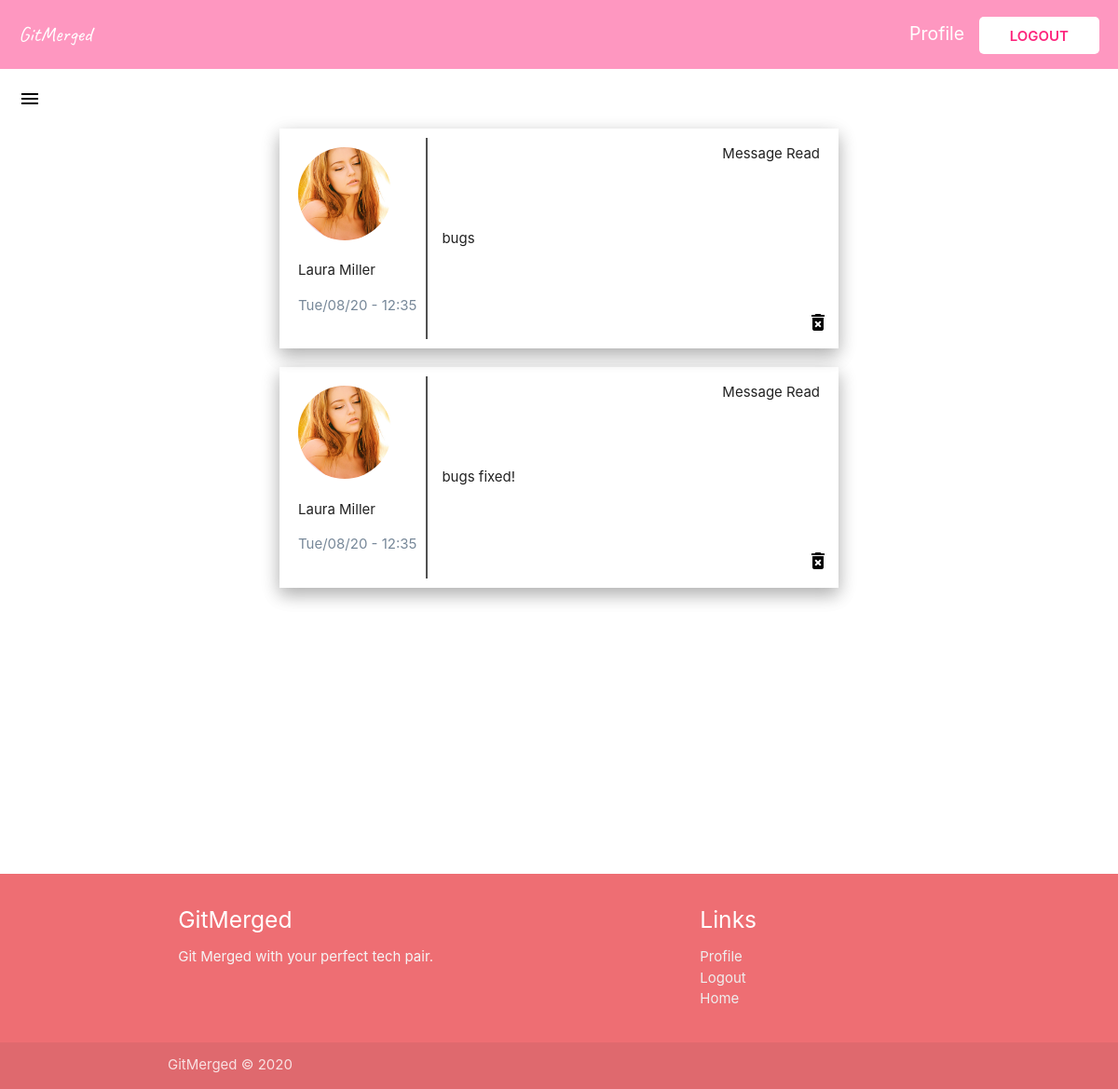
The page /view-messages/ (signed in) on the database its author committed.
### main/models.py (models this page shows, shortened)
class Message(models.Model):
    content = models.TextField()
    date_posted = models.DateTimeField(default=timezone.now)
    author = models.ForeignKey(
        User, on_delete=models.CASCADE, related_name="author")
    receiver = models.ForeignKey(
        User, on_delete=models.CASCADE, related_name="receiver", null=True)
    status = models.BooleanField(default=False)

### users/models.py (models this page shows, shortened)
class Profile(models.Model):
    TEXT_C = [
        ("Vim", "Vim"),
        ("EMACS", "EMACS")
    ]
    GENDER_C = [
        ("Male", "Male"),
        ("Female", "Female"),
        ("Other", "Other")
    ]
    OS_C = [
        ("Windows", "Windows"),
        ("Mac", "Mac"),
        ("Linux", "Linux")
    ]
    SPACES_C = [
        ("Tabs", "Tabs"),
        ("Spaces", "Spaces")
    ]
    user = models.OneToOneField(User, on_delete=models.CASCADE)
    full_name = models.CharField(max_length=100, null=True)
    age = models.IntegerField(null=True)
    gender = models.CharField(
        max_length=50, blank=True, null=True, choices=GENDER_C)
    profile_image = models.ImageField(
        upload_to='profile_pic', default="default.jpg", null=True, blank=True)
    bio = models.TextField(null=True)
    tech_stack = models.CharField(max_length=500, null=True)
    editor = models.CharField(
        max_length=5, choices=TEXT_C, default=None, null=True, blank=True)
    os = models.CharField(
        max_length=10, choices=OS_C, default=None, null=True, blank=True)
    spacing = models.CharField(
        max_length=10, choices=SPACES_C, default=None, null=True, blank=True)
    likeability = models.ManyToManyField(
        User, related_name="likes", blank=True)
    blocked_by = models.ManyToManyField(
        User, related_name="blocked", blank=True)

### main/views.py (the view)
# urls.py: path("view-messages/", views.ViewMessages, name="view-messages"),
@login_required
def ViewMessages(req):
    messages = Message.objects.filter(receiver=req.user)
    unreadMessages = Message.objects.filter(
        receiver=req.user).filter(status=False).count()
    userIn = req.user
    context = {
        'msgs': messages,
        'userIn': userIn,
        'unreadmsgs': unreadMessages
    }
    return render(req, "messages.html", context)

### main/templates/messages.html (shortened to what this page needs)
{% extends "base.html" %}
{% block content %}
<section>
  <div class="navigation navigation--bg">
    <a href="{% url 'date-page' %}" class="logo link">GitMerged</a>
    <div>
      {% if user.is_authenticated %}
      <a href="{% url 'profile-page' %}" class="profile-link link">Profile</a>
      <a href="{% url 'logout' %}" class="login link">Logout</a>
      {% else %}
      <a href="{% url 'login' %}" class="login link">Log in</a>
      {% endif %}
    </div>
  </div>
  <div class="burger">
    {% if unreadmsgs > 0 %}
      <a href="#" data-target="slide-out" class="sidenav-trigger"
        ><span class="new badge">{{unreadmsgs}}</span>
        <i class="material-icons" style="color: black; margin: 20px;">menu</i>
      </a>
    {% else %}
      <a href="#" data-target="slide-out" class="sidenav-trigger"
        >
        <i class="material-icons" style="color: black; margin: 20px;">menu</i>
      </a>
    {% endif %}
  </div>
</section>
<section class="messages">
{% if msgs %}
  {% for msg in msgs %}
      <div class="message">
          <div class="message__detail">
              <img class="message__image" src='{{msg.author.profile.profile_image.url}}' />
              <p class="message__authort">{{msg.author.profile.full_name}}</p>
              <p class="message__date">{{msg.date_posted|date:"D/m/y - H:i"}}</p>
          </div>
          <div class="message__content">
              <p class="message__msg">{{msg.content}}</p>
          </div>
          <form method="POST", action="{% url 'mark-read' msg.pk %}">
              {% if not msg.status %}
                  <button class="mark-read" name="msg_id" value="{{msg.id}}"><i class="tiny material-icons">check_circle</i>Mark as Read</button>
              {% else %}
                  <p class="read">Message Read</p>
              {% endif %}
          </form>
          <a href="{% url 'delete-message' msg.pk %}" class="remove-btn"><i class="material-icons">delete_forever</i></a>
      </div>
  {% endfor %}
{% else %}
  <h4 style="text-align:center">You have no Messages :(</h4>
{% endif %}
</section>
{% include "footer.html" %}
{% endblock content %}

### main/static/main/main.css (style rules this page uses)
a { text-decoration: none !important; }
.navigation { z-index: 999; text-decoration: none; color: white; display: flex; justify-content: space-between; align-items: center; grid-row: 0/1; padding: 20px; font-size: 1.3rem; }
.navigation--bg { background: #fd267c7a; }
.logo { color: white; font-family: "Caveat", cursive; font-size: 1.5rem; }
.login { text-decoration: none; color: #fd267d; position: relative; background: white; padding: 0.7rem 2.2rem; text-transform: uppercase; font-weight: 600; font-size: 1rem; border-radius: 5px; }
.profile-link { text-decoration: none; color: white; margin-right: 10px; }
.messages { min-height: 100vh; margin: auto; }
.message { display: flex; position: relative; margin: auto; padding: 10px; max-width: 40rem; align-items: center; box-shadow: 0 8px 17px 0 rgba(0, 0, 0, 0.2), 0 6px 20px 0 rgba(0, 0, 0, 0.15); margin-bottom: 20px; }
.message__detail { padding: 10px; border-right: 2px solid #515151; }
.message__image { height: 100px; border-radius: 50%; }
.message__date { color: lightslategray; }
.message__content { margin: 15px; }
.message__msg { margin: 0 auto; }
.burger a { position: relative; }
.read { position: absolute; top: 1px; right: 20px; }
.remove-btn { position: absolute; color: black; bottom: 10px; right: 10px; }

### rows shown on the page
Message: author.profile.profile_image (picture), author.profile.full_name "Laura Miller", date_posted "Tue/08/20 - 12:35", content "bugs", status "Message Read"
Message: author.profile.profile_image (picture), author.profile.full_name "Laura Miller", date_posted "Tue/08/20 - 12:35", content "bugs fixed!", status "Message Read"
